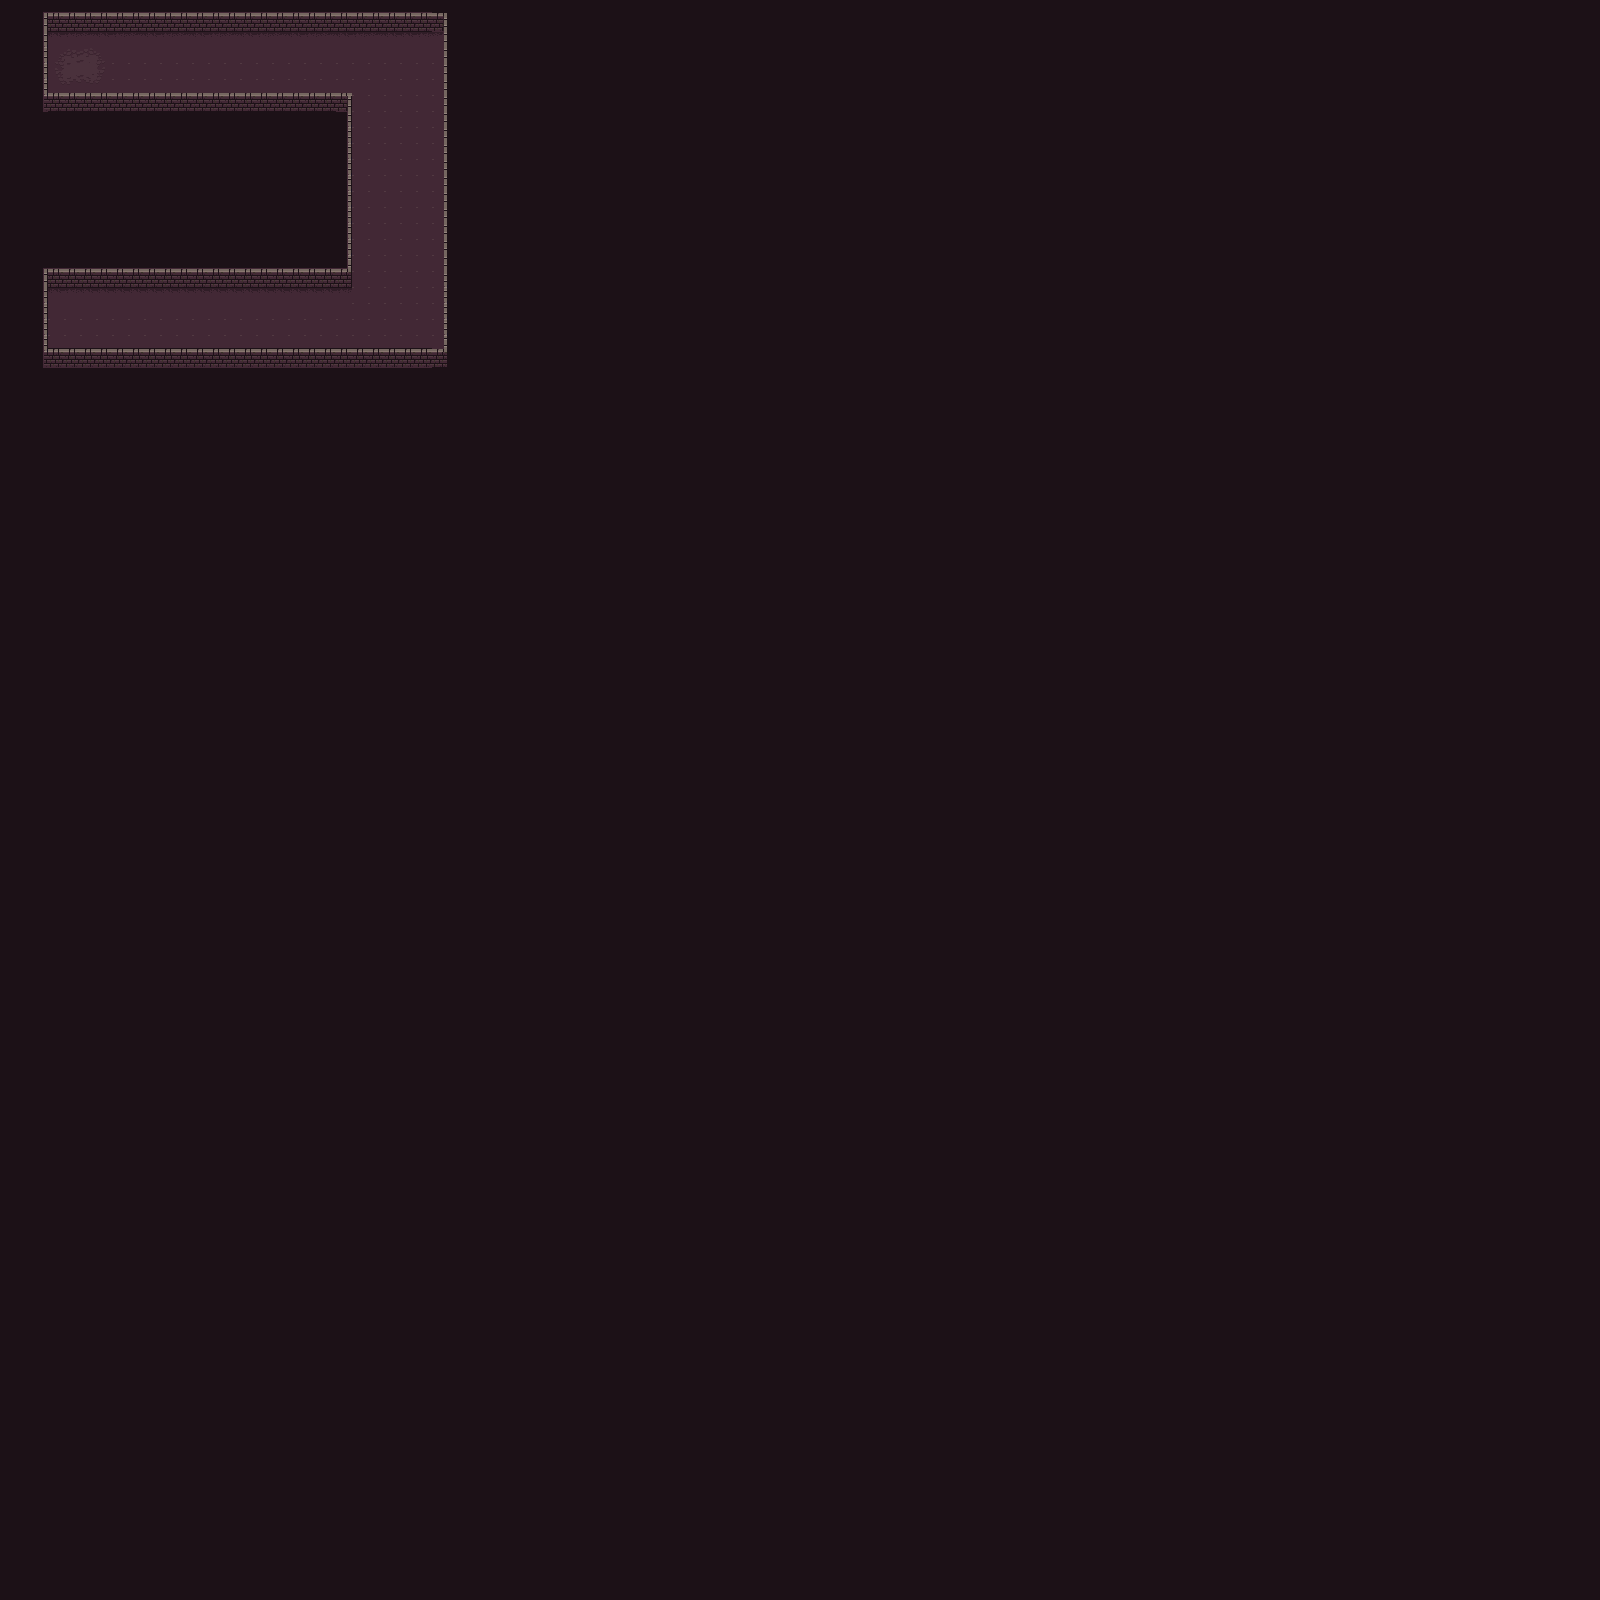

Rendered tile map (Tiled .tmx) drawn with the repository's tilesets; below, a short description and the map source with its tile grids summarised:
An orthogonal 100x100 tile map with 16x16 px tiles, 2 tile layers (Ground, Walls), 2 tilesets.

<map version="1.2" tiledversion="1.2.1" orientation="orthogonal" renderorder="right-down" width="100" height="100" tilewidth="16" tileheight="16" infinite="0" nextlayerid="4" nextobjectid="1">
 <tileset firstgid="1" source="dungeon_wall.tsx" />
 <tileset firstgid="257" source="dungeon.tsx" />
 <layer id="1" name="Ground" width="100" height="100">
  <data>[10000 cells, 10000 non-empty, 18 distinct tile ids]</data>
 </layer>
 <layer id="2" name="Walls" width="100" height="100">
  <data>[10000 cells, 1466 non-empty, 13 distinct tile ids]</data>
 </layer>
</map>
